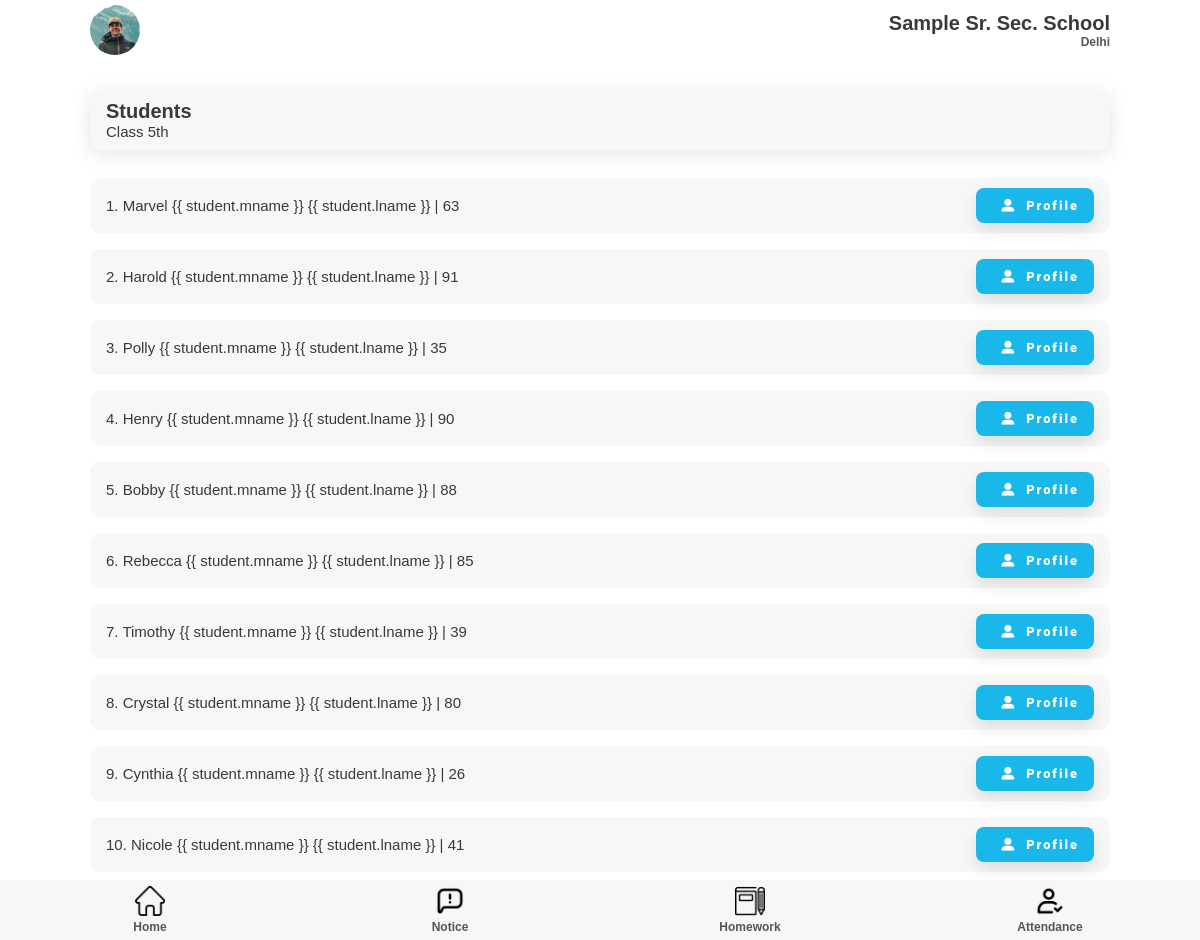
The page /teacher/classStudentList/55 (signed in) on the database its author committed.
### student/models.py (models this page shows)
class student(models.Model):
    fname = models.CharField(max_length=50)
    mname = models.CharField(max_length=50, blank=True, null=True)
    lname = models.CharField(max_length=50, blank=True, null=True)
    email = models.EmailField(blank=True, null=True)
    phone = models.IntegerField(blank=True, null=True)
    fathername = models.CharField(max_length=70)
    mothername = models.CharField(max_length=70)
    fatherphone = models.IntegerField()
    fatheremail = models.EmailField(blank=True, null=True)
    address = models.CharField(max_length=200)
    add_no = models.CharField(max_length=50, blank=True, null=True)
    roll_no = models.IntegerField()
    Class = models.ForeignKey('teacher.classSection', on_delete=models.PROTECT)
    school = models.ForeignKey('superadmin.school', on_delete=models.PROTECT)
    user = models.OneToOneField(User, on_delete=models.CASCADE)

### teacher/views.py (the view)
# urls.py: path('classStudentList/<int:class_id>', views.classStudentList, name = 'classStudentList'),
def classStudentList(request, class_id):
    Class = classSection.objects.get(id=class_id)
    teacherobj = teacher.objects.get(user=request.user)
    schoolobj = teacherobj.school
    students = student.objects.filter(school = schoolobj, Class = Class)
    return render(request, 'classStudentList.html', {'students': students, 'class': Class.Class})

### templates/teacher/classStudentList.html
{% extends 'attendance.html' %} {% load static %} {% block extra-head %}
<link rel="stylesheet" href="{% static '/css/style.css' %}" />
<link rel="stylesheet" href="{% static '/css/attendance.css' %}" />
{% endblock extra-head %} {% block content %}
<section id="main">
  <section id="start-att">
    <div class="component-back">
      <div>
        <h2>Students</h2>
        <p>Class {{ class }}th</p>
      </div>
    </div>
  </section>
  <section>
    <div class="student-list">
      {% for student in students %}
      <div class="add-stud-list">
        <p>
          {{ forloop.counter }}. {{ student.fname }} {% if student.mname %} {{
          student.mname }} {% endif %} {% if student.lname %} {{ student.lname
          }} {% endif %} | {{ student.roll_no }}
        </p>
        <button class="btn btn-sm">
          <i class="fas fa-user-alt"></i>Profile
        </button>
      </div>
      {% endfor %}
    </div>
  </section>
</section>
{% endblock content %}

### static/css/style.css (style rules this page uses)
:root { --dark-green: #1ab7ea; --light-green: #9cdabd; --dark-red: #fb3f4a; --light-red: #fb878e; --light-red: #2196f3; --light-grey: #f7f7f8; --dark-grey: #e7e7e8; --dark: #393939; --faded: #555555; --center-width: 85%; }
* { box-sizing: border-box; margin: 0; padding: 0; }
body { font-family: "Arial", sans-serif; -webkit-font-smoothing: antialiased; }
* { margin: 0; padding: 0; }
#main { margin: auto; margin-bottom: 60px; width: 100%; background-color: #fff; }
.menu-list, .component-back { background-color: var(--light-grey); border-radius: 10px; display: flex; justify-content: space-between; align-items: center; margin: 1em 0; padding: 10px 16px; transition: all 0.5s ease 0s; box-shadow: 0px 4px 20px rgba(0, 0, 0, 0.1); }
.btn { display: inline-block; background: var(--dark-green); color: #fff; padding: 10px 15px; min-width: 120px; font-size: 1rem; text-align: center; border: none; cursor: pointer; outline: none; box-shadow: 0px 8px 15px rgba(0, 0, 0, 0.1); transition: all 0.3s ease 0s; border-radius: 8px; letter-spacing: 2px; font-family: "Roboto", sans-serif; font-weight: 900; }
.btn-sm { font-size: 0.8rem; min-width: 90px; }
p { color: var(--dark); font-size: 15px; font-weight: 300; }
h2 { color: var(--dark); text-transform: capitalize; font-size: 20px; font-weight: 600; }

### static/css/attendance.css (style rules this page uses)
#start-att { width: 85%; margin: auto; }
.fa-user-edit, .fa-user-alt { margin: 0px 10px; }
.add-stud-list { background-color: var(--light-grey); border-radius: 10px; display: flex; justify-content: space-between; align-items: center; margin: 0.5em 0; padding: 10px 16px; }
.student-list { margin: 20px auto 60px; width: var(--center-width); display: flex; flex-direction: column; justify-content: space-between; }

### rows shown on the page
student: fname "Marvel", mname "{{ student.mname }}", lname "{{ student.lname }}", roll_no "63"
student: fname "Harold", mname "{{ student.mname }}", lname "{{ student.lname }}", roll_no "91"
student: fname "Polly", mname "{{ student.mname }}", lname "{{ student.lname }}", roll_no "35"
student: fname "Henry", mname "{{ student.mname }}", lname "{{ student.lname }}", roll_no "90"
student: fname "Bobby", mname "{{ student.mname }}", lname "{{ student.lname }}", roll_no "88"
student: fname "Rebecca", mname "{{ student.mname }}", lname "{{ student.lname }}", roll_no "85"
student: fname "Timothy", mname "{{ student.mname }}", lname "{{ student.lname }}", roll_no "39"
student: fname "Crystal", mname "{{ student.mname }}", lname "{{ student.lname }}", roll_no "80"
student: fname "Cynthia", mname "{{ student.mname }}", lname "{{ student.lname }}", roll_no "26"
student: fname "Nicole", mname "{{ student.mname }}", lname "{{ student.lname }}", roll_no "41"

### other values the page prints
{{ class }} "5"
